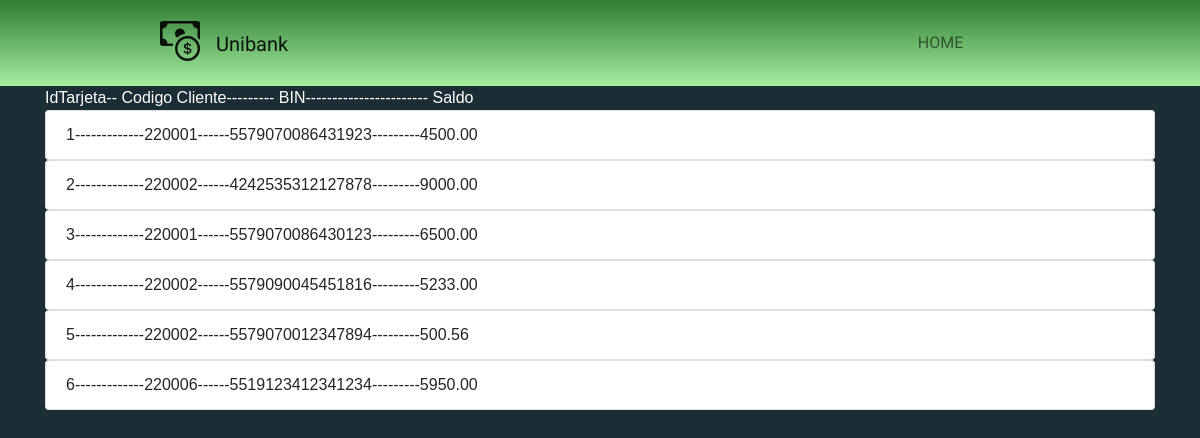
The page /rscEjecutivo/debitoCuentas.php on the database as committed earlier.
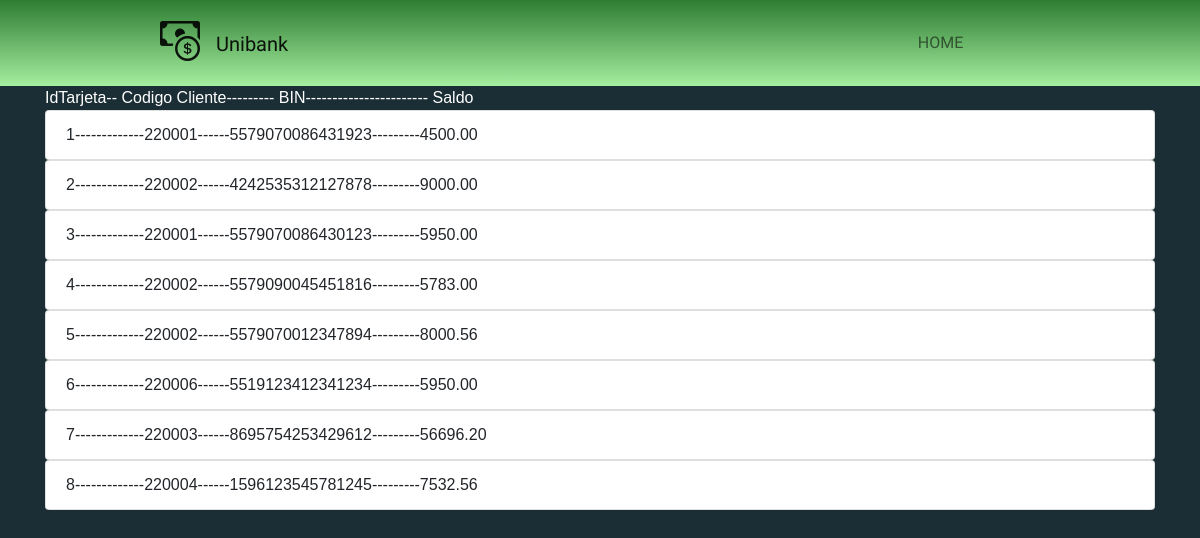
The same page on the database as committed later.
### tables this page shows
CREATE TABLE `debito` (
  `idTarjeta` int(11) NOT NULL,
  `codigoCliente` varchar(50) NOT NULL DEFAULT '',
  `BIN` varchar(16) NOT NULL,
  `expira` date NOT NULL,
  `codeSecurity` int(3) NOT NULL,
  `nip` varchar(4) NOT NULL,
  `saldoDeb` decimal(20,2) DEFAULT NULL
);

### rscEjecutivo/debitoCuentas.php (the view, shortened to what this page needs)
<?php session_start();
$objeto = new Conexion();
$conexion = $objeto->Conectar();
require '../vistas/headerEspecifico.php';
$consulta = "SELECT * FROM debito";
$resultado = $conexion->prepare($consulta);
$resultado->execute();
$datos=$resultado->fetchAll(PDO::FETCH_ASSOC);
?>
<div class="container">
<td>IdTarjeta--</td>
            <td>Codigo Cliente---------</td>
            <td>BIN-----------------------</td>
            <td> Saldo</td>
    <table class="default">
        <tr>
            <?php foreach ($datos as $dato):?>
            <ul class="list-group">
                    <li class="list-group-item"><?php echo $dato['idTarjeta'] .'-------------'. $dato['codigoCliente'] .'------'. $dato['BIN'] .'---------'. $dato['saldoDeb'];?></li>
            </ul>
            <?php endforeach ?>
        </tr>
    </table>
</div>

Rows that differ between the two databases and show on the page:
changed debito id 3: saldoDeb "6500.00" → "5950.00"
changed debito id 4: saldoDeb "5233.00" → "5783.00"
changed debito id 5: saldoDeb "500.56" → "8000.56"
added debito: idTarjeta "7", codigoCliente "220003", BIN "8695754253429612", saldoDeb "56696.20"
added debito: idTarjeta "8", codigoCliente "220004", BIN "1596123545781245", saldoDeb "7532.56"
